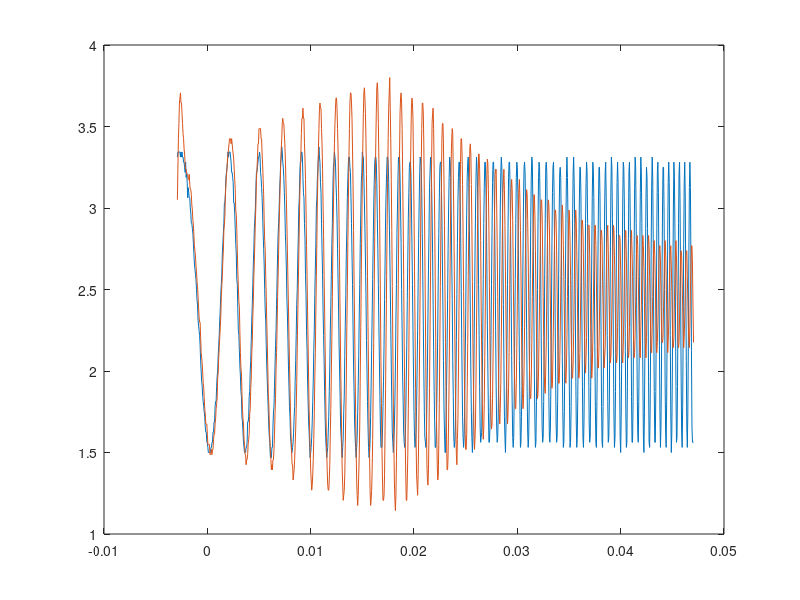

The MATLAB source for this figure:
load('date_RDBH.mat');
t = RusDana(:,1);
u = RusDana(:,2);
y2 = RusDana(:,4);

figure(), plot(t,u,t,y2);

%determinare k pentru y2
k = mean(y2)/mean(u);

%determinare primul set de parametrii
i5 = 419;
i6 = 408;
i7 = 423;
i8 = 412;
Mr = (y2(i7)-y2(i8))/(u(i5)-u(i6));
Tr = 2*(t(i5)-t(i6));
wr = 2*pi/Tr;

%determinare tita & wn pentru y2
tita = sqrt((Mr-sqrt(Mr^2-1))/2/Mr)/k;
wn = wr/sqrt(1-2*tita^2);

% 
% %determinare constanta de timp a zeroului 
% i1 = 407;
% i2 = 412;
% dTr = t(i1)-t(i2);
% %tita ord II

Tz = (tan(deg2rad(-89.2153)+pi/2))/wr;

%Tz = tan(atan((1-2*tita^2)^(1/tita)-dTr*wr)/wr);
%Tz = 2.4*10^-6;

Mr_c = sqrt((Tz*wr)^2+1);
tita_c = sqrt((Mr_c-sqrt(Mr_c^2-1))/2/Mr_c)/k;
wn_c = wr/sqrt(1-2*tita_c^2);

%!!RECALCULARE MAXIM rezonanta
%vezi formule
%eroare de aprox 14% la prof 

%validarea datelor folosind spatiul starilor
% k = 1.0157;
% tita = 0.3749;
% wn = 6.73*10^3;
% Tz = 2.40*10^-6;
% A = [0,1;-wn^2,-2*tita*wn];
% B = k*wn^2*[Tz;1];
% C = [1,0];
% D = 0;
% ysim2 = lsim(ss(A,B,C,D),u-mean(u),t,[y2(1)-mean(y2),(y2(2)-y2(1))/(t(2)-t(1))-mean(y2)])+mean(y2);
% figure()
% plot(t,y2,t,ysim2);
% J = norm(y2-ysim2)/sqrt(length(y2));
% Empn = norm(y2-ysim2)/norm(y2-mean(y2))

%%
% Num = k*wn*[Tz,1];
% Den = [1,2*tita*wn,wn^2];
% Ts = 0; %SC
% Ms = idpoly(1,Num,1,1,1,Den,[],0);
% 
% compare(d_identificare,)

% k = 1.0157;
% tita = 0.3749;
% wn = 6.73*10^3;
% Tz = 2.40*10^-6;